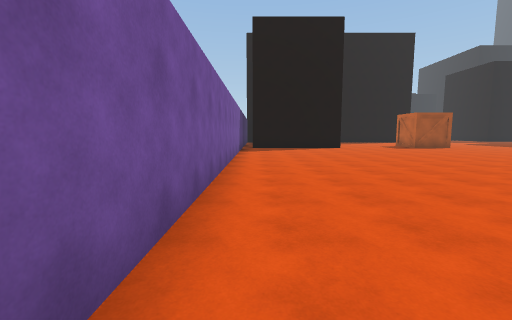
view 1 (above)

24 first-person views from a walk through a Unity game level. The camera is 1.5 m above the floor, tilts 6° down and sees 90° across. The floor is counted in squares, 2 m on a side. Each view is taken from the middle of a square. On the plan, view 1 faces up. The plan holds only what a view shows up to about 9 squares ahead; the rest is blank. The place goes on beyond the plan. Surface patterns are stand-ins for the level's own textures.

view 2
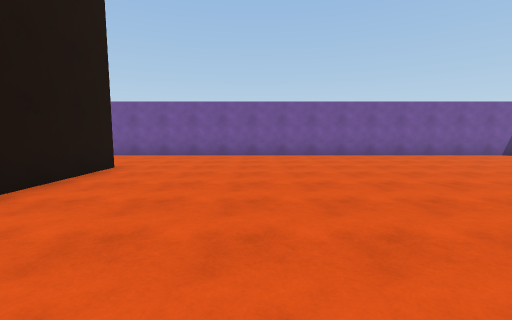

view 3
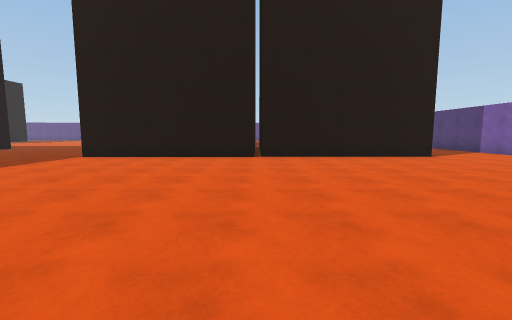

view 4
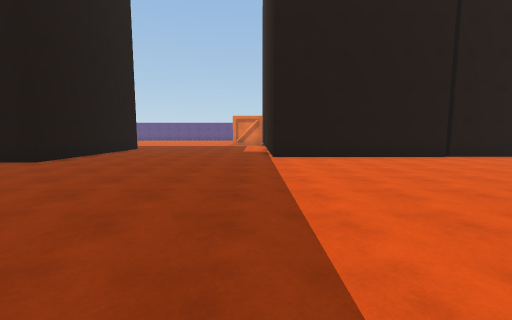

view 5
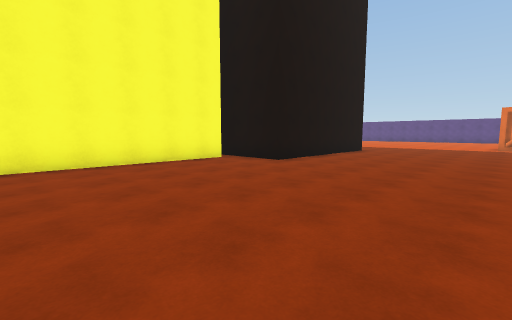

view 6
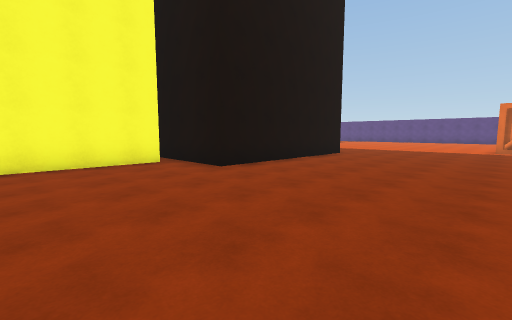

view 7
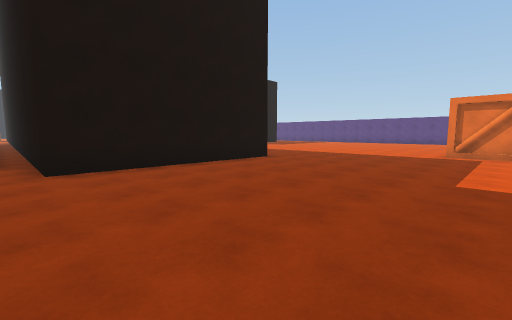

view 8
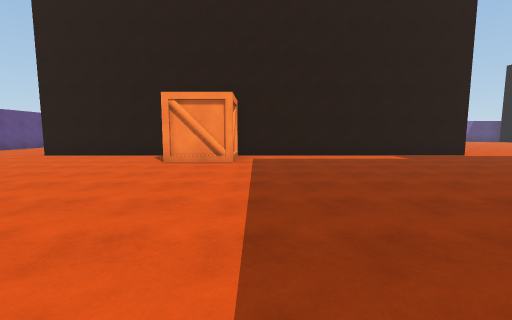

view 9
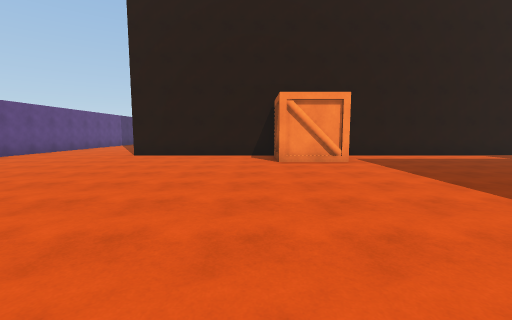

view 10
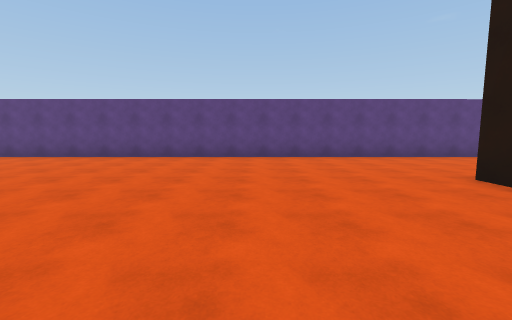

view 11
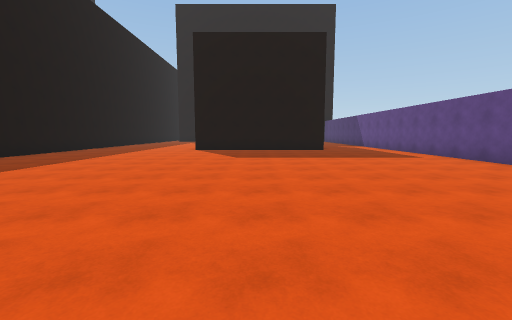

view 12
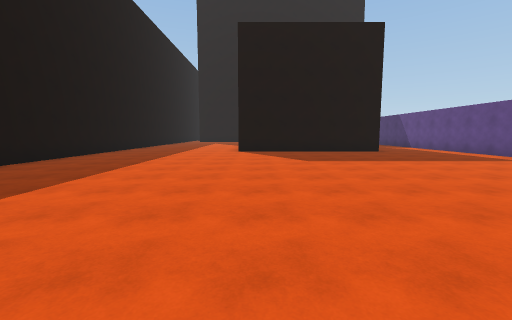

view 13
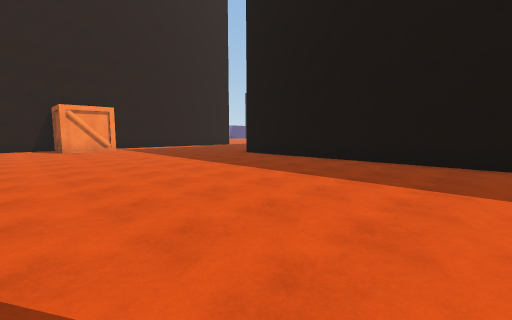

view 14
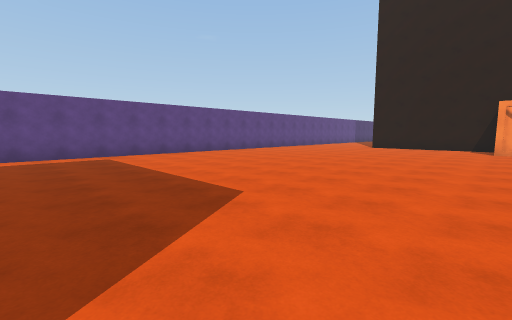

view 15
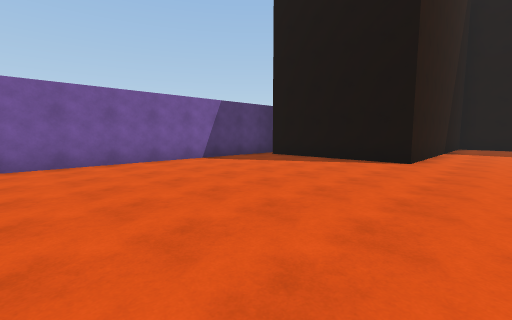

view 16
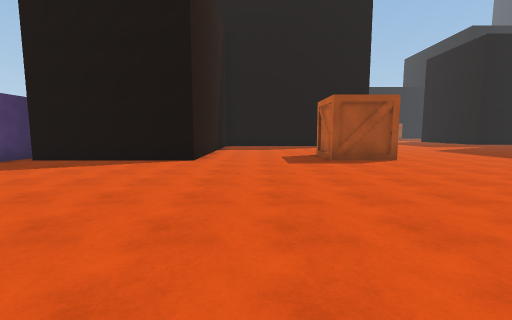

view 17
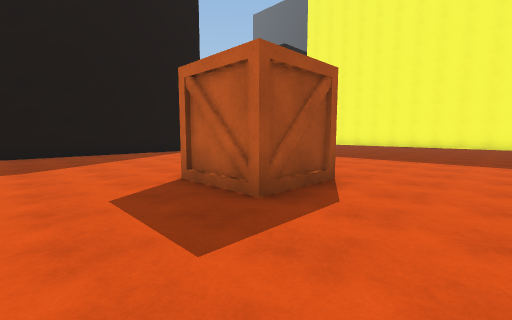

view 18
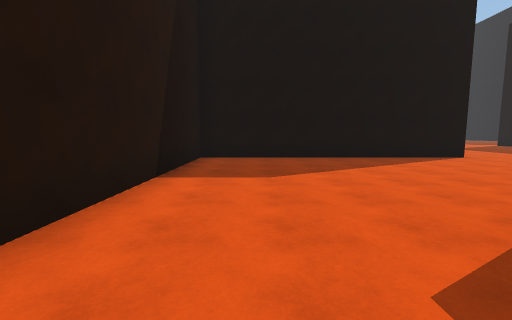

view 19
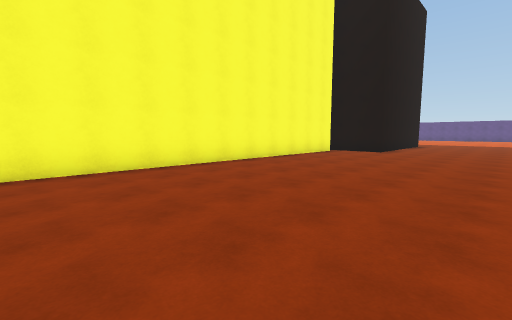

view 20
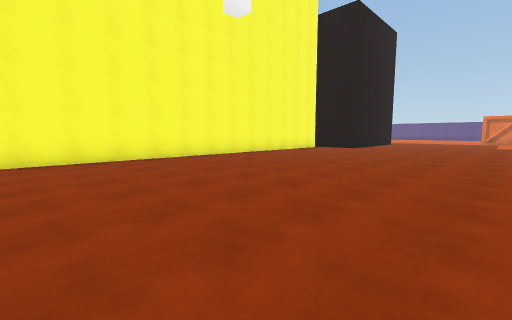

view 21
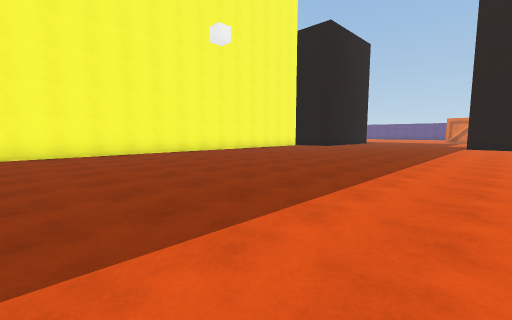

view 22
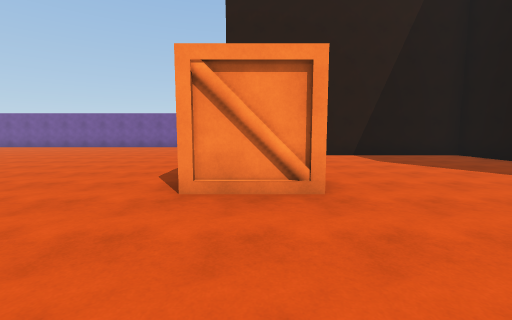

view 23
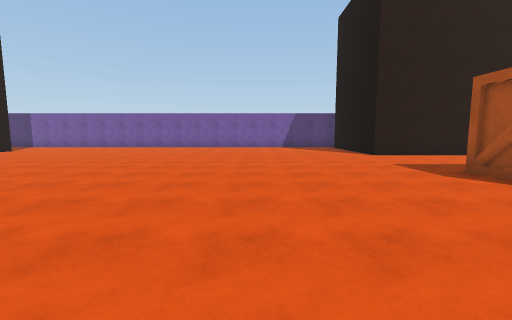

view 24
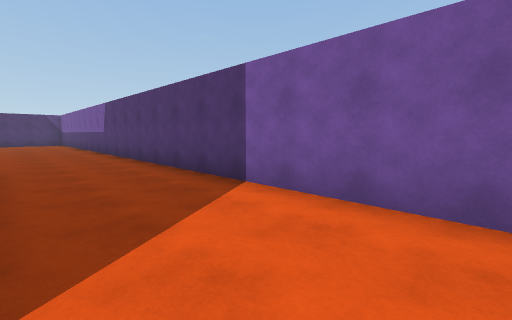

### Floor plan
Points are (right, up) in squares from view 1. A wall is a line through its corners. A room is listed if a view was taken in it or the views show most of it. See-through windows are left out.
Room 1 (view 1)
walls: (9.9, -19.1) (14.4, -19.1); (-0.7, 0.4) (-0.7, -10.1)
ways out: opening at (1, -0.3) to room 2; opening at (13.7, -17) to room 2
Room 2 (views 2, 3, 4, 5, 6, 7, 8, 9, 10, 11, 12, 13, 14, 15, 16, 17, 18, 19, 20, 21, 22, 23, 24)
walls: (8, -1.1) (13.5, -1.1) (13.5, -8.6); (21.5, 1) (21.5, 14); (19.6, -5.2) (19.6, 0.5) (26.2, 0.5); (2.4, -1.1) (7.9, -1.1); (13.5, -10.4) (13.5, -15.1); (27.1, -5.1) (21, -5.1); (12.5, 20.9) (4.3, 20.9) (4.3, 13) (-0.2, 13); (-0.7, 13.6) (-0.7, 0.4); (14.4, -19.1) (27.1, -19)
ways out: opening at (1, -0.3) to room 1; opening at (13.7, -17) to room 1
objects: other object (8, 13); other object (10, 14); other object (14, -10) to (15, -9)

Positions as (right, up) in squares from view 1, and headings:
1: (0, 0), facing up
2: (8, 2), facing left
3: (8, 7), facing down
4: (14, 7), facing down
5: (15, 6), facing down-right
6: (15, 4), facing down-right
7: (14, 1), facing down-right
8: (22, -8), facing left
9: (22, -11), facing left
10: (17, -11), facing down
11: (17, -13), facing right
12: (18, -11), facing right
13: (27, -12), facing up-left
14: (27, -10), facing down-left
15: (6, 6), facing up-left
16: (6, 6), facing up
17: (6, 11), facing up-right
18: (6, 13), facing up
19: (16, 11), facing down-right
20: (14, 13), facing down-right
21: (12, 14), facing down-right
22: (13, 14), facing left
23: (13, 9), facing left
24: (2, 0), facing down-left
